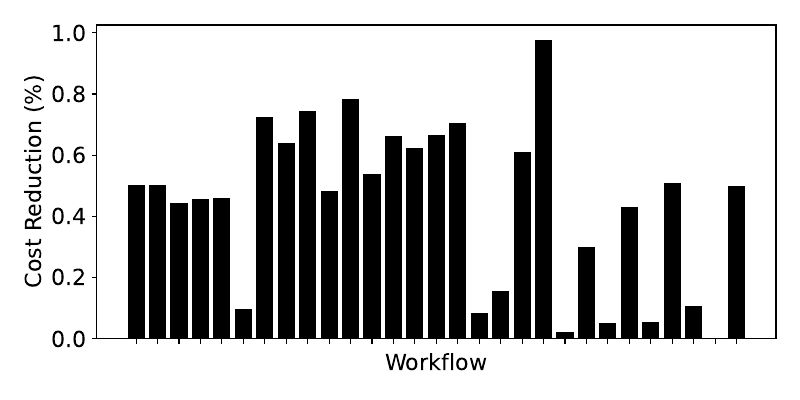

Recreate this plot in Python.
import pandas as pd
import matplotlib.pyplot as plt

plt.rcParams.update({'font.size': 16})
plt.figure(figsize=(8, 4), dpi=300)

df = pd.read_csv('data.csv', sep="\t")
import numpy as np
# set height of bar
a = df["Cost of Optimal Schedule"]
b = df["Cost of Greedy Schedule"]
r = (b-a)/b

IT = r

# Set position of bar on X axis
br1 = np.arange(len(IT))
# Make the plot
plt.bar(br1, IT, color="black")

plt.xticks([r for r in range(len(IT))],
           [''] * len(IT))

plt.xlabel('Workflow')
plt.ylabel('Cost Reduction (%)')
plt.tight_layout()
plt.savefig('cost-reduction.pdf', format='pdf')
plt.show()